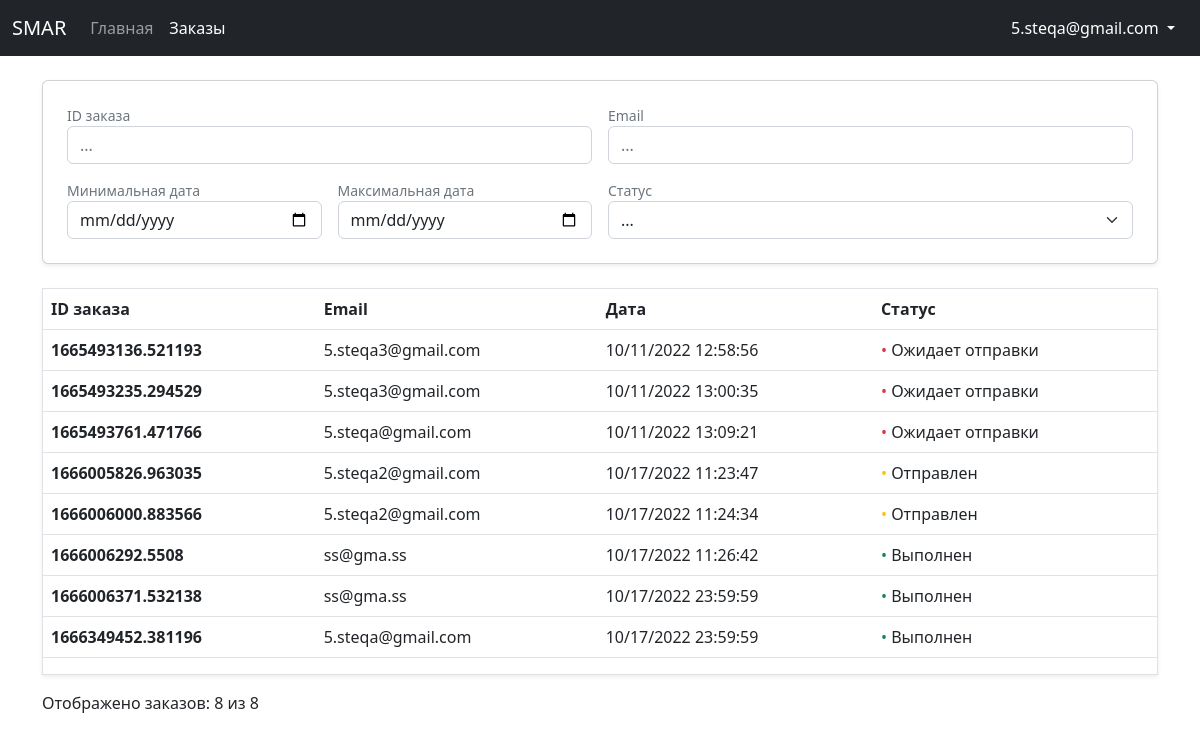
Page /dashboard/orders/ (signed in) on the earlier database version.
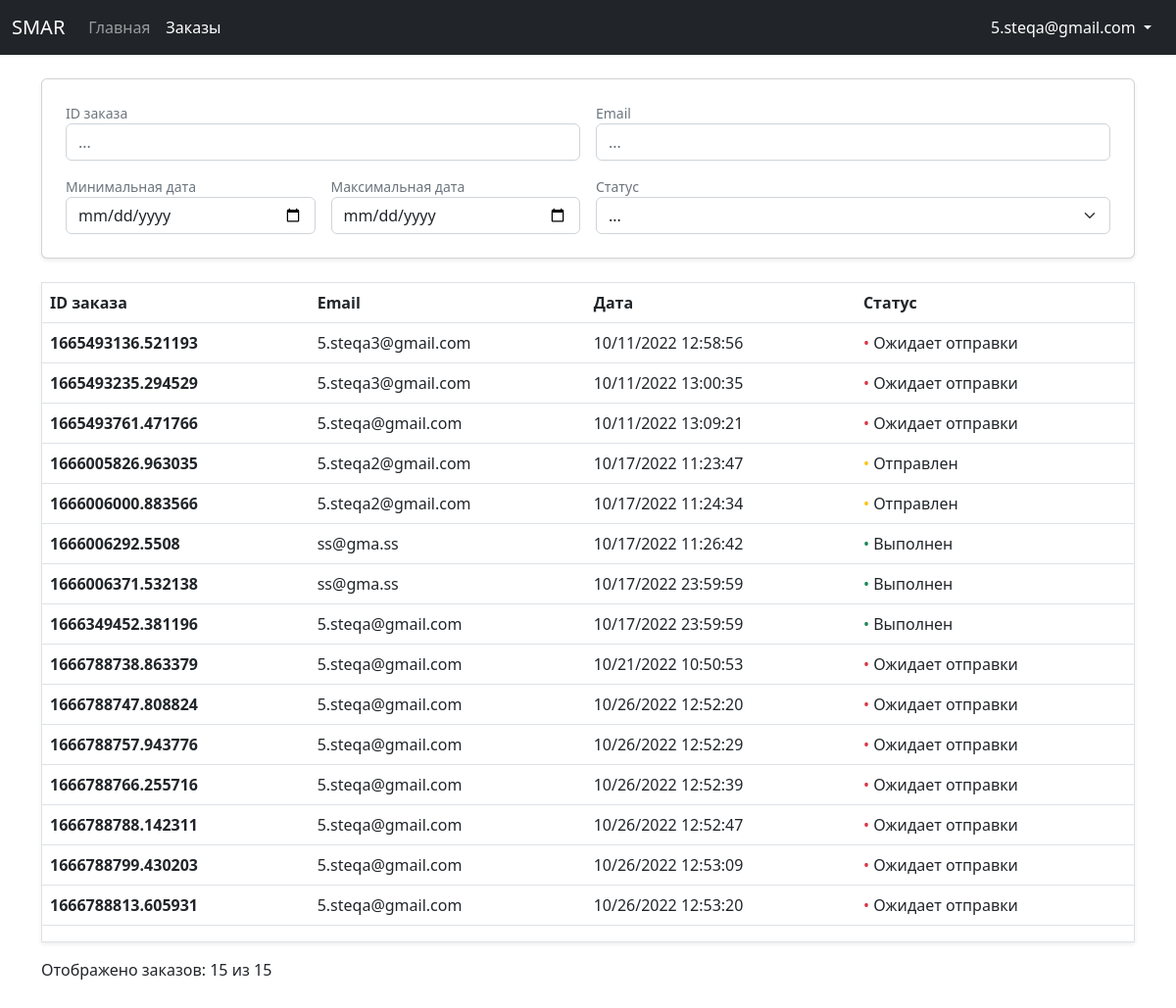
Same page on the later database version.
### store/models.py (models this page shows, shortened)
class Order(models.Model):
    ORDER_STATUSES = [
        (False, 'Не оформлен'),
        ('1', 'Ожидает отправки'),
        ('2', 'Отправлен'),
        ('3', 'Выполнен'),
    ]
    customer = models.ForeignKey(CustomUser, on_delete=models.SET_NULL, null=True)
    date_ordered = models.DateTimeField(auto_now_add=True)
    date_updated = models.DateTimeField(auto_now=True)
    status = models.CharField(max_length=16, choices=ORDER_STATUSES, default=False)
    transaction_id = models.CharField(max_length=200)

### authentication/models.py (models this page shows)
class CustomUser(AbstractUser):
    email = models.EmailField(_('email address'), unique=True)
    fio = models.CharField(_('ФИО'), max_length=200)
    USERNAME_FIELD = 'email'
    REQUIRED_FIELDS = []

### authentication/decorators.py (the view)
        def wrapper_func(request, *args, **kwargs):
            if request.user.groups.exists():
                for group in request.user.groups.all():
                    if group.name in allowed_roles:
                        return view_func(request, *args, **kwargs)
            return redirect('store')

### sales_dashboard/views.py (called while the page is built)
@allowed_users(allowed_roles=['seller'])
def orders(request):
    orders = Order.objects.exclude(status=False)
    page_orders = paginate_orders(request, orders)
    if page_orders.paginator.num_pages == 1:
        displayed_orders = page_orders.paginator.object_list.count()
    else:
        displayed_orders = 20
    context = {
        'orders': page_orders,
        'displayed_orders': displayed_orders,
        'total_orders': page_orders.paginator.object_list.count()
    }
    return render(request, 'sales_dashboard/orders.html', context)

def paginate_orders(request, orders):
    paginator = Paginator(orders, 20)
    page_number = request.GET.get('page')
    page_orders = paginator.get_page(page_number)
    return page_orders

### sales_dashboard/templates/sales_dashboard/orders.html (shortened to what this page needs)
{% extends 'sales_dashboard/base.html' %}
{% load static %}
{% block active-orders %}active{% endblock %}
{% block content %}
<div class="my-4">
    <div class="card shadow-sm mb-4 p-4">
        <div>
            <form id="filterForm" method="get">
                <div class="row g-3">
                    <div class="col-6">
                        <div class="form-text my-0">ID заказа</div>
                        <input type="text" class="form-control" name="transaction_id" placeholder="...">
                    </div>
                    <div class="col-6">
                        <div class="form-text my-0">Email</div>
                        <input type="text" class="form-control" name="email" placeholder="...">
                    </div>
                    <div class="col-md-3 col-6">
                        <div class="form-text my-0">Минимальная дата</div>
                        <input type="date" class="form-control" name="date_ordered_min">
                    </div>
                    <div class="col-md-3 col-6">
                        <div class="form-text my-0">Максимальная дата</div>
                        <input type="date" class="form-control" name="date_ordered_max">
                    </div>
                    <div class="col-md-6 col-12">
                        <div class="form-text my-0">Статус</div>
                        <select class="form-control form-select" name="status" aria-label="Default select example">
                            <option selected value>...</option>
                        </select>
                    </div>
                </div>
            </form>
        </div>
    </div>
    <table class="table table-hover shadow-sm border">
        <thead>
            <tr>
                <form id="sortForm" method="get">
                    <th scope="col">
                        <label for="sort_transaction_id" class="not-select pointer link-hover">ID заказа
                        </label>
                    </th>
                    <th scope="col">
                        <label for="sort_email" class="not-select pointer link-hover">Email
                        </label>
                    </th>
                    <th scope="col">
                        <label for="sort_date_ordered" class="not-select pointer link-hover">Дата
                        </label>
                    </th>
                    <th scope="col">
                        <label for="sort_status" class="not-select pointer link-hover">Статус
                        </label>
                    </th>
                </form>
            </tr>
        </thead>
        <tbody id="orders">
            {% include 'sales_dashboard/orders-list.html' %}
        </tbody>
    </table>
    <div style="margin-bottom: 200px;">
        <p>
            Отображено заказов:
            <span id="displayedOrders">{{ displayed_orders }}</span>
            из
            <span id="totalOrders">{{ total_orders }}</span>
        </p>
    </div>
</div>
{% endblock %}

### sales_dashboard/templates/sales_dashboard/orders-list.html
{% for order in orders %}
<tr>
    <td><a href="{% url 'order' order.pk %}" class="text-dark fw-semibold table-link">{{ order.transaction_id }}</a></td>
    <td>{{ order.customer }}</td>
    <td>{{ order.date_ordered|date:"m/d/Y G:i:s" }}</td>
    <td>
        {% if order.status == '1' %}
        <span class="text-danger">&bull;</span>
        {% elif order.status == '2' %}
        <span class="text-warning">&bull;</span>
        {% elif order.status == '3' %}
        <span class="text-success">&bull;</span>
        {% endif %}
        {{ order.get_status_display }}
    </td>
</tr>
{% endfor %}
<tr>
    <td></td>
    <td></td>
    <td></td>
    <td></td>
</tr>

Differences in the rows shown:
now on this page (row edited): Order: transaction_id "1666788738.863379", customer "5.steqa@gmail.com", date_ordered "10/21/2022 10:50:53", status "Ожидает отправки"
added Order: transaction_id "1666788747.808824", customer "5.steqa@gmail.com", date_ordered "10/26/2022 12:52:20", status "Ожидает отправки"
added Order: transaction_id "1666788757.943776", customer "5.steqa@gmail.com", date_ordered "10/26/2022 12:52:29", status "Ожидает отправки"
added Order: transaction_id "1666788766.255716", customer "5.steqa@gmail.com", date_ordered "10/26/2022 12:52:39", status "Ожидает отправки"
added Order: transaction_id "1666788788.142311", customer "5.steqa@gmail.com", date_ordered "10/26/2022 12:52:47", status "Ожидает отправки"
added Order: transaction_id "1666788799.430203", customer "5.steqa@gmail.com", date_ordered "10/26/2022 12:53:09", status "Ожидает отправки"
added Order: transaction_id "1666788813.605931", customer "5.steqa@gmail.com", date_ordered "10/26/2022 12:53:20", status "Ожидает отправки"
Other differences:
{{ displayed_orders }}: "8" → "15"
{{ total_orders }}: "8" → "15"
